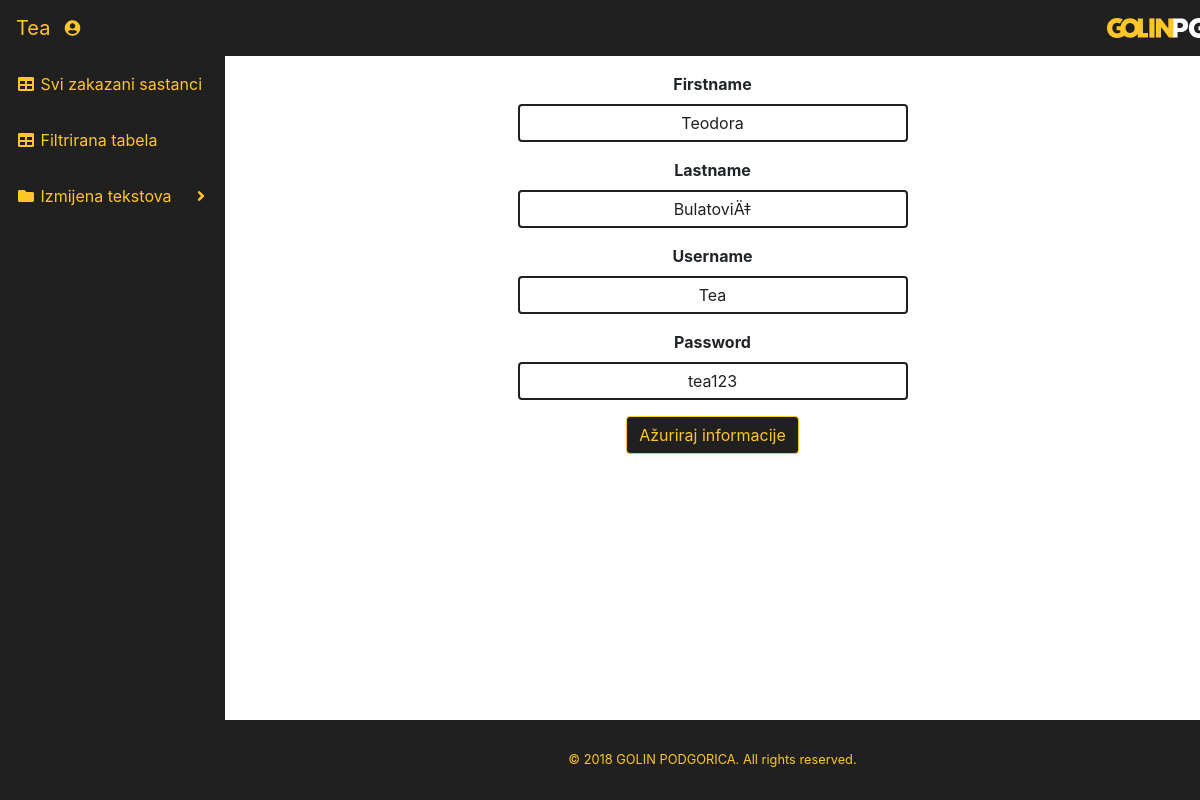
Screenshot of /admin/profile.php (signed in) with the database file from the repository.
### tables this page shows
CREATE TABLE `users` (
  `user_id` int(3) NOT NULL,
  `username` varchar(111) NOT NULL,
  `user_password` varchar(111) NOT NULL,
  `user_firstname` varchar(111) NOT NULL,
  `user_lastname` varchar(111) NOT NULL
);

### admin/profile.php (the view, shortened to what this page needs)
<?php include "includes/admin_header.php";
      include "includes/admin_navigation.php";
      include "includes/admin_footer.php";
?>
<?php
    $id = $_SESSION['user_id'];
    $query= "SELECT * FROM users WHERE user_id = {$id}";
    $result = mysqli_query($connection, $query);
    while($row = mysqli_fetch_assoc($result)){
      $db_username = $row['username'];
      $db_password = $row['user_password'];
      $db_user_firstname = $row['user_firstname'];
      $db_user_lastname = $row['user_lastname'];
    }
 ?>
 <div id="content-wrapper">
    <form action="#" method="post">
    <div class="form-group">
    <label for="firstname"><b>Firstname</b></label>
    <input type="text" name="firstname" class="form-control"  aria-describedby="emailHelp" value="<?php echo $db_user_firstname; ?>">
    </div>
    <div class="form-group">
    <label for="lastname"><b>Lastname</b></label>
    <input type="text" name="lastname" class="form-control"  value="<?php echo $db_user_lastname; ?>">
    </div>
    <div class="form-group">
    <label for="username"><b>Username</b></label>
    <input type="text" name="username" class="form-control"  value="<?php echo $db_username; ?>">
    </div>
    <div class="form-group">
    <label for="password"><b>Password</b></label>
    <input type="text" name="password" class="form-control"  value="<?php echo $db_password; ?>">
    </div>
  <button type="submit" name="azuriraj" class="btn btn-secondary">Ažuriraj informacije</button>
    </form>
</div>

### admin/css/sb-admin.css (style rules this page uses)
html { position: relative; min-height: 100%; }
body { height: 100%; }
#wrapper #content-wrapper { overflow-x: hidden; width: 100%; padding-top: 1rem; padding-bottom: 80px; }
:root { --input-padding-x: 0.75rem; --input-padding-y: 0.75rem; }
#content-wrapper form { margin-left: 30%; width: 40%; text-align: center; }
#content-wrapper form input { text-align: center; color: rgb(32,32,32); border: 2px solid rgb(32,32,32); }
#content-wrapper form button { background-color: rgb(32,32,32); color: rgb(254, 198, 39); border:1px solid rgb(254, 198, 39); }

### rows the page displays
users: firstname "Teodora", lastname "BulatoviÄ‡", username "Tea", password "tea123"

### other values shown
$_SESSION['username'] "Tea"
